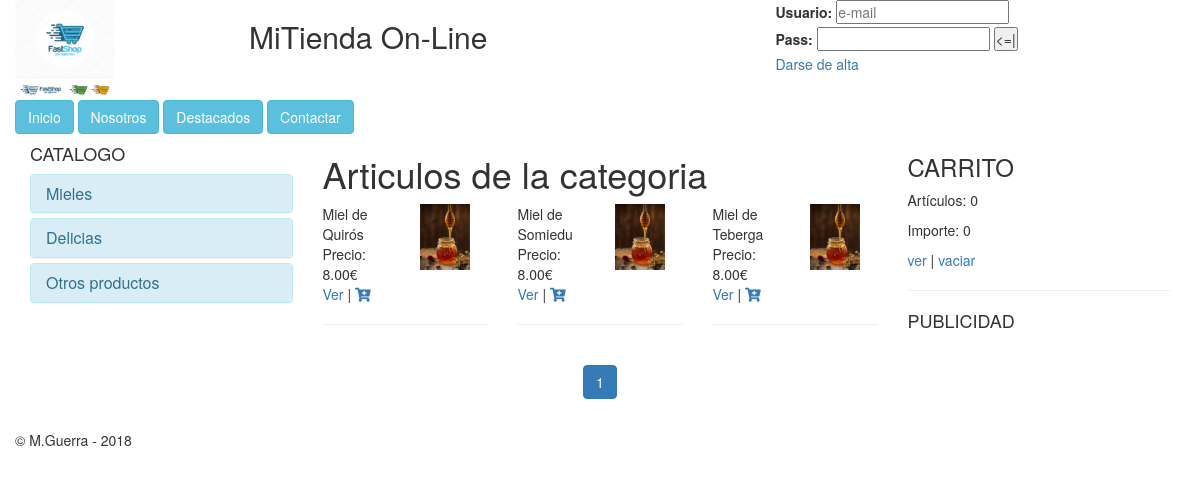
The app's page /borradorEjemploTienda/indexarticulos.php?posicion=0&articulosPorPagina=6&idSubcat=2 with its own data.
### tables this page shows
CREATE TABLE `categorias` (
  `idCategoria` int(11) NOT NULL,
  `nombreCategoria` varchar(50) NOT NULL,
  `descripcionCat` varchar(200) NOT NULL
);

CREATE TABLE `articulos` (
  `idArticulo` int(11) NOT NULL,
  `idSubcat` int(11) NOT NULL,
  `nombreArticulo` varchar(100) NOT NULL,
  `descripcion` varchar(250) NOT NULL,
  `precio` decimal(6,2) NOT NULL,
  `stock` int(4) NOT NULL,
  `fotoArticulo` varchar(100) NOT NULL
);

CREATE TABLE `subcategorias` (
  `idSubcat` int(11) NOT NULL,
  `nombreSubcat` varchar(50) NOT NULL,
  `descripcionSubcat` varchar(200) NOT NULL,
  `idCategoria` int(11) NOT NULL
);

### borradorEjemploTienda/indexarticulos.php (called while the page is built)
<?php
include_once "clases.php";
include_once "header.php";
include_once "nav.php";
include_once "asideizda.php";
include_once "articulos.php";
include_once "asidedcha.php";
include_once "footer.php";
 ?>

### borradorEjemploTienda/clases.php (called while the page is built, shortened)
<?php
class miBaseDatos{
  private $host="localhost";
  private $user="root";
  private $pass="";
  private $bbdd="mitienda";
  private $conexion;
  public function __construct(){
  	$con = new mysqli($this->host,$this->user,$this->pass,$this->bbdd);
  	$con->query("SET NAMES 'UTF-8'");
  	$this->conexion=$con;
  	return $con;
  }
  public function consultabasica($sentencia){
  	$fila=array();
  	if ($sentencia!="") {
  	  $resultado = $this->conexion->query($sentencia);
  	  $fila = $resultado->fetch_assoc();
  	}
  	return $fila;
  }
  public function consulta($sentencia){
  	$datos=array();
  	if ($sentencia!="") {
  	  $resultado=$this->conexion->query($sentencia);
  	  while ($fila=$resultado->fetch_assoc()) {
  	  	$datos[]=$fila;
  	  }
  	}
  	return $datos;
  }
}
class Categorias{
  public static function listadoCategorias(){
  	$bd = new miBaseDatos();
  	$ssql = "SELECT * FROM categorias";
  	$datos = $bd->consulta($ssql);
  	return $datos;
  }
}
class Subcategorias{
  public static function listadoSubcategorias($idCategoria=0){
  	$bd = new miBaseDatos();
  	if ($idCategoria==0) {
  	$ssql = "SELECT * FROM subcategorias INNER JOIN categorias ON subcategorias.idCategoria=categorias.idCategoria ORDER BY categorias.nombreCategoria";
  	}else{
  	$ssql = "SELECT * FROM subcategorias INNER JOIN categorias ON subcategorias.idCategoria=categorias.idCategoria WHERE categorias.idCategoria='$idCategoria'";
  	}
  	$datos = $bd->consulta($ssql);
  	return $datos;
  }
}
class Articulos{
 public static function listadoArticulos($posicion=0,$articulosPorPagina=0,$idSubcat=0){
  $bd=new miBaseDatos();
  $ssql="SELECT * FROM articulos
  INNER JOIN subcategorias
  ON articulos.idSubcat=subcategorias.idSubcat
  INNER JOIN categorias
  ON categorias.idCategoria=subcategorias.idCategoria ";
  if ($idSubcat!=0) {
  	$ssql.=" WHERE articulos.idSubcat='$idSubcat'";
  }
  $ssql.=" ORDER BY categorias.nombreCategoria, subcategorias.nombreSubcat, articulos.nombreArticulo ";
  if ($articulosPorPagina>0) {
  	$ssql.="LIMIT $posicion,$articulosPorPagina";
  }
  $datos=$bd->consulta($ssql);
  return $datos;
 }
 public static function numArticulos($idSubcat){
   $bd = new miBaseDatos();
   $sentencia = "SELECT count(*) AS total FROM articulos WHERE idSubcat=$idSubcat";
   $datos=$bd->consultabasica($sentencia);
   return $datos['total'];
 }
}
 ?>

### borradorEjemploTienda/asideizda.php (the view, shortened to what this page needs)
<aside class="col-md-3">
 <h4>CATALOGO</h4>
 <div class="panel-group" id="accordion">
 <?php
 $categorias=Categorias::listadoCategorias();
 foreach($categorias as $indice=>$valor)
 {
  $idCategoria=$valor['idCategoria'];
 ?>
 <div class="panel panel-info">
 <div class="panel-heading">
    <h4 class="panel-title">
      <a data-toggle="collapse" data-parent="#accordion" href="#collapse<?=$idCategoria ?>"><?=$valor['nombreCategoria'] ?></a>
    </h4>
  </div>
 <?php
  $subcategorias=Subcategorias::listadoSubcategorias($valor['idCategoria']);
  ?>
  </div>
  <?php
 }
  ?>
 </div>
</aside>

### borradorEjemploTienda/articulos.php (shortened to what this page needs)
<?php
$idSubcat=$_REQUEST['idSubcat'];
$posicion=$_REQUEST['posicion'];
$articulosPorPagina=$_REQUEST['articulosPorPagina'];
$listado=Articulos::listadoArticulos($posicion,$articulosPorPagina,$idSubcat);
?>
<section class="col-md-6">
  <h1>Articulos de la categoria</h1>
  <div class="row">
<?php
foreach ($listado as $indice => $valor) {
 echo "<div class='col-md-4'>";
 echo "<div class='row'>";
 echo "<div class='col-md-6'>";
 echo $valor['nombreArticulo'];
 echo "<br>Precio: ".$valor['precio']."€";
 echo "</div><div class='col-md-6'>";
 echo "<img src='admin/".$valor['fotoArticulo']."' width='50px'></div></div>";
 echo "<a href='indexarticulo.php?idArticulo=".$valor['idArticulo']."'>Ver</a>";
 echo " | <a href='indexarticulos.php?idArticulo=".$valor['idArticulo']."&idSubcat=$idSubcat&alcarrito=ok'><i class='fas fa-cart-plus'></i></a> <hr>";
 echo "</div>";
}
?>
</div>
<div class="row text-center">
<ul class="pagination">
<?php
$numArticulos=Articulos::numArticulos($idSubcat);
$numPaginas= ceil($numArticulos/$articulosPorPagina);
for ($i=0; $i<$numPaginas; $i++) {
  $pagina = $i+1;
  $pos = $i * $articulosPorPagina;
  if ($posicion==$pos) {
  	echo "<li class='active'>";
  }else{
  	echo "<li>";
  }
  echo "<a href='indexarticulos.php?posicion=$pos&articulosPorPagina=$articulosPorPagina&idSubcat=$idSubcat'>$pagina</a></li>";
}
 ?>
</ul>
</div>
</section>

### borradorEjemploTienda/css/estilos.css (style rules this page uses)
* { margin: 0; padding: 0; }

### records on screen
categorias: nombreCategoria "Mieles"
categorias: nombreCategoria "Delicias"
categorias: nombreCategoria "Otros productos"
articulos: nombreArticulo "Miel de Quirós", precio "8.00", fotoArticulo (picture)
articulos: nombreArticulo "Miel de Somiedu", precio "8.00", fotoArticulo (picture)
articulos: nombreArticulo "Miel de Teberga", precio "8.00", fotoArticulo (picture)
subcategorias: pagina "1"

### other values on screen
$micarrito->getArticulosTotal() "0"
$micarrito->getImporteTotal() "0"
